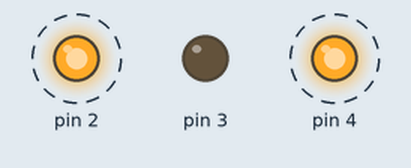
A sketch run on a simulated Arduino Uno, built with avr-gcc and run on an emulated ATmega328P. Parts: output pins drawn as LEDs (lit = HIGH). Dashed ring = blinking.

Above: at 0.5 s.
Timing chart, 0 to 4.6 s (numbered marks = the images above):
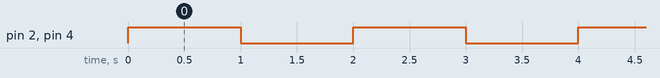

The sketch:

RGB_ColourCombination01.ino
```cpp
void setup()
{
  for(byte i=2;i<=4;i++)
  {
   pinMode(i, OUTPUT);
  }
}

void loop()
{
digitalWrite(2, HIGH);
digitalWrite(4, HIGH);
delay(1000);
digitalWrite(2, LOW);
digitalWrite(4, LOW);
delay(1000);
}
```

Measured:
- by itself, pin 2, pin 4: alternates HIGH for 1.0 s and LOW for 1.0 s
